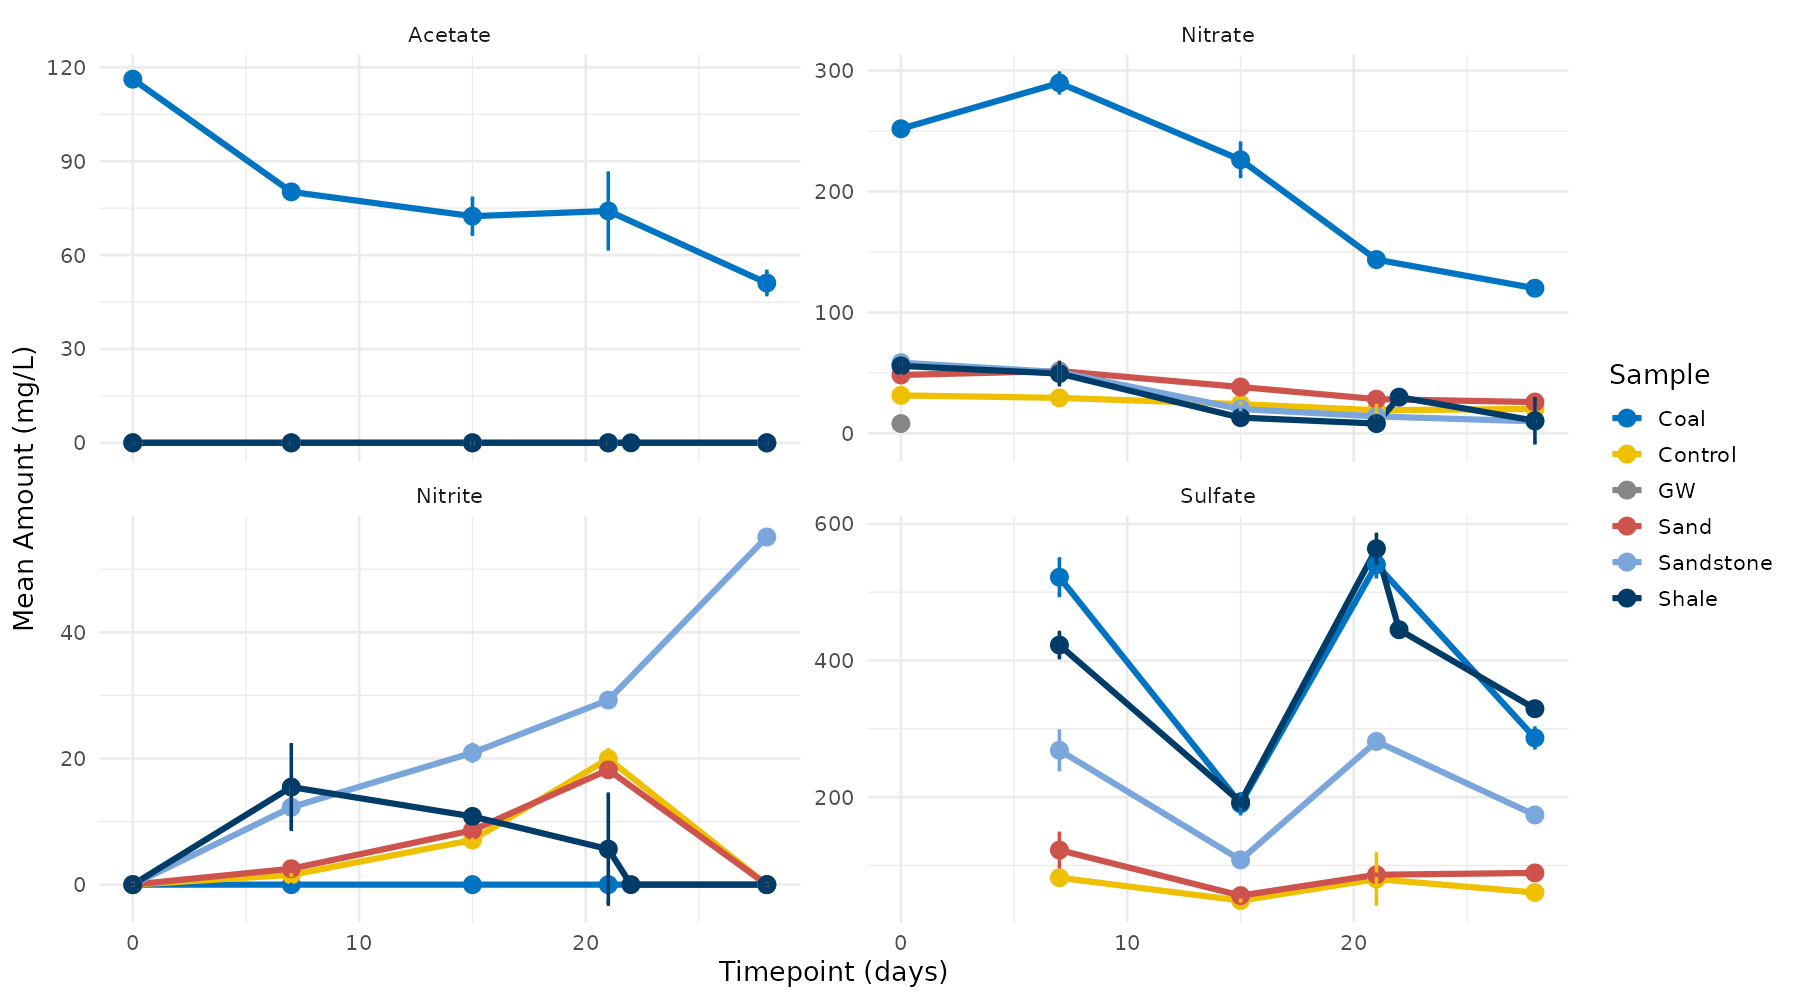

Write R code to recreate this figure.
#R
library(tidyverse)

folder <- "/home/gam/github/gownproject/P3/IC"
setwd(folder)
files <- list.files(folder, pattern = "\\.csv$", full.names = TRUE)

for (file in files) {
  # Create a safe variable name based on file name
  var_name <- tools::file_path_sans_ext(basename(file))
  var_name <- make.names(paste0("DF_",var_name))  # make it a valid R variable name
  
  # Read and clean
  lines <- readLines(file)
  lines <- lines[-c(1:10, 12, 13)]
  
  df <- read.csv(text = lines, sep = ",", header = TRUE, 
                   fill = TRUE, stringsAsFactors = FALSE, quote = "", comment.char = "")
  # Drop "No." column if present
  if ("No." %in% names(df)) df <- df[, names(df) != "No."]

  # Assign to a variable with the file name
  area_row2 <- if ("Area" %in% names(df))
                 suppressWarnings(df$Area[1]) else NA_real_
  df$Chemical <- rep(area_row2, nrow(df))
  df <- df[-1,]
  df <- df %>%
    mutate(Injection.Name = gsub('_PT','', Injection.Name)) %>%
    filter(!(grepl("STD",Injection.Name))) %>%
    mutate(Timepoint = str_extract(Injection.Name, regex("(?<![A-Za-z0-9])D\\d+(?![A-Za-z0-9])", ignore_case = TRUE) )) %>%
    mutate(Sample = str_extract(Injection.Name, "(?<=_)[[:alpha:]]+(?=\\d*$)")) %>%
    filter(Sample != "<NA>") %>%  
    mutate(Amount = ifelse(Amount == "n.a.", 0, Amount)) %>%
    mutate(Amount = as.numeric(Amount)) %>%
    select(Sample, Timepoint, Amount, Chemical)


  assign(var_name, df)
  cat("Loaded:", var_name, " | Area_row2 =", area_row2, "\n")
}

# collect all objects whose names start with DF_
df_names <- ls(pattern = "^DF_")          # (fixed from "^DF_$")
if (!length(df_names)) stop("No DF_* data frames found.")

dfs <- mget(df_names, inherits = TRUE)
dfs <- dfs[vapply(dfs, is.data.frame, logical(1))]

# combine; keeps existing Source column from each DF_*
dat <- bind_rows(dfs)

# Plot the values
dat_num <- dat %>%
  mutate(
    Timepoint = readr::parse_number(Timepoint),
    Amount    = as.numeric(Amount),
    Sample    = recode(Sample,
      CO = "Coal",
      CL = "Control",
      SH = "Shale",
      SS = "Sandstone",
      SA = "Sand",
      MILLIQ = "BLANK",
      ULTRA = "BLANK",
      DNU = "BLANK"
    )
  )

sum_df <- dat_num %>%
  filter(Sample != "BLANK") %>%
  group_by(Chemical, Sample, Timepoint) %>%
  summarise(
    n    = n(),
    mean = mean(Amount, na.rm = TRUE),
    sd   = sd(Amount,   na.rm = TRUE),
    .groups = "drop"
  )


library(ggsci)


plot_IC <- ggplot(sum_df, aes(x = Timepoint, y = mean, color = Sample, group = Sample)) +
  geom_line(linewidth = 1.4) +
  geom_point(size = 3.6) +
  geom_errorbar(aes(ymin = mean - sd, ymax = mean + sd),
                width = 0.15, linewidth = 0.8) +
  facet_wrap(~ Chemical, scales = "free_y") +
  scale_color_jco(name = "Sample") +         # use jco palette for lines/legend
  labs(x = "Timepoint (days)", y = "Mean Amount (mg/L)") +
  theme_minimal(base_size = 13)+
  theme(
    strip.text = element_text(size = 10, face = "bold"),   # small + minimal
    strip.background = element_blank()                     # removes shading/box
  )

ggsave("IC_plot_day78.png", plot_IC, width = 1800, height = 1000, units = "px", dpi = 150)
#write.csv(sum_df, "IC_summary_leaching_data.csv", row.names = FALSE)
#write.csv(dat_num, "IC_all_leaching_data.csv", row.names = FALSE)
